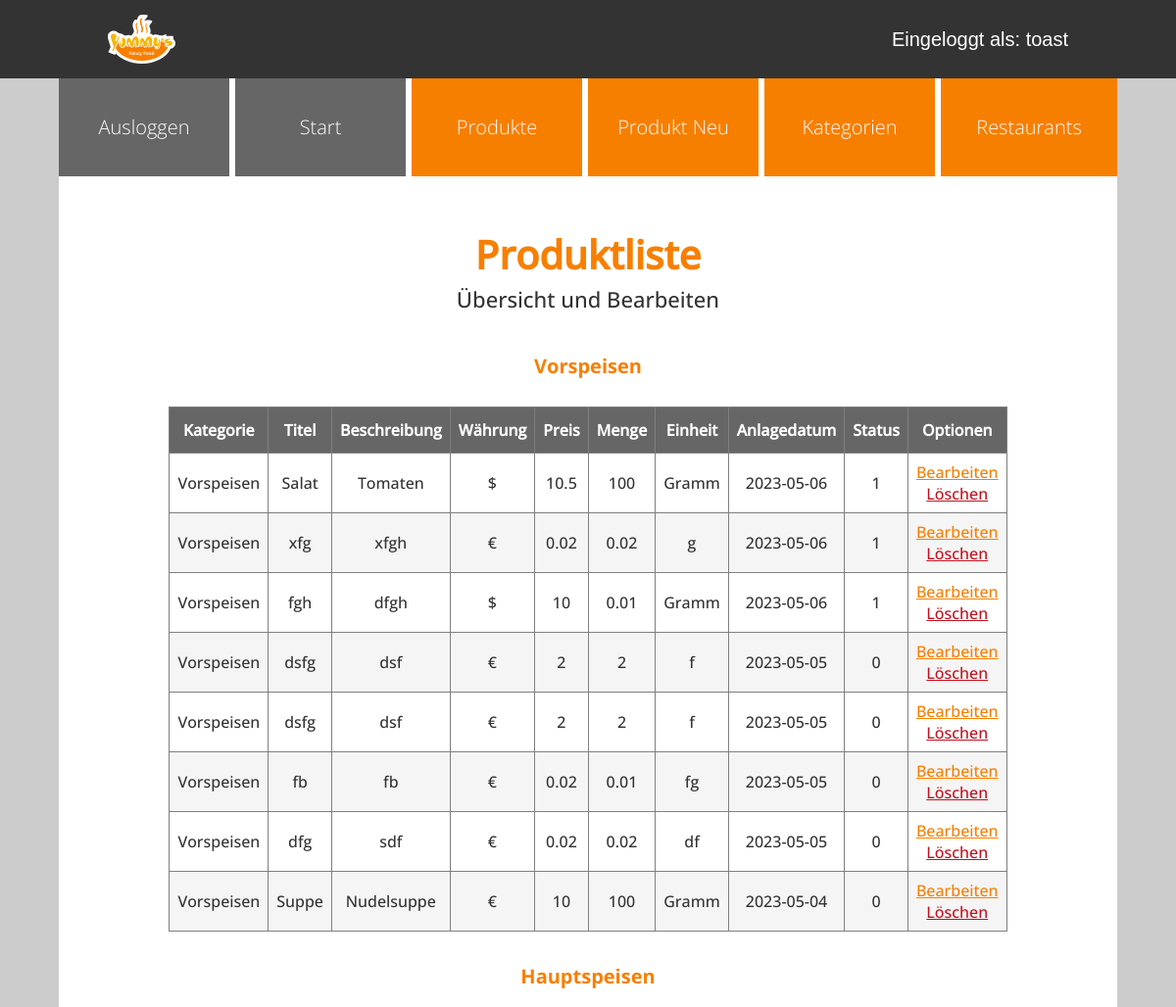
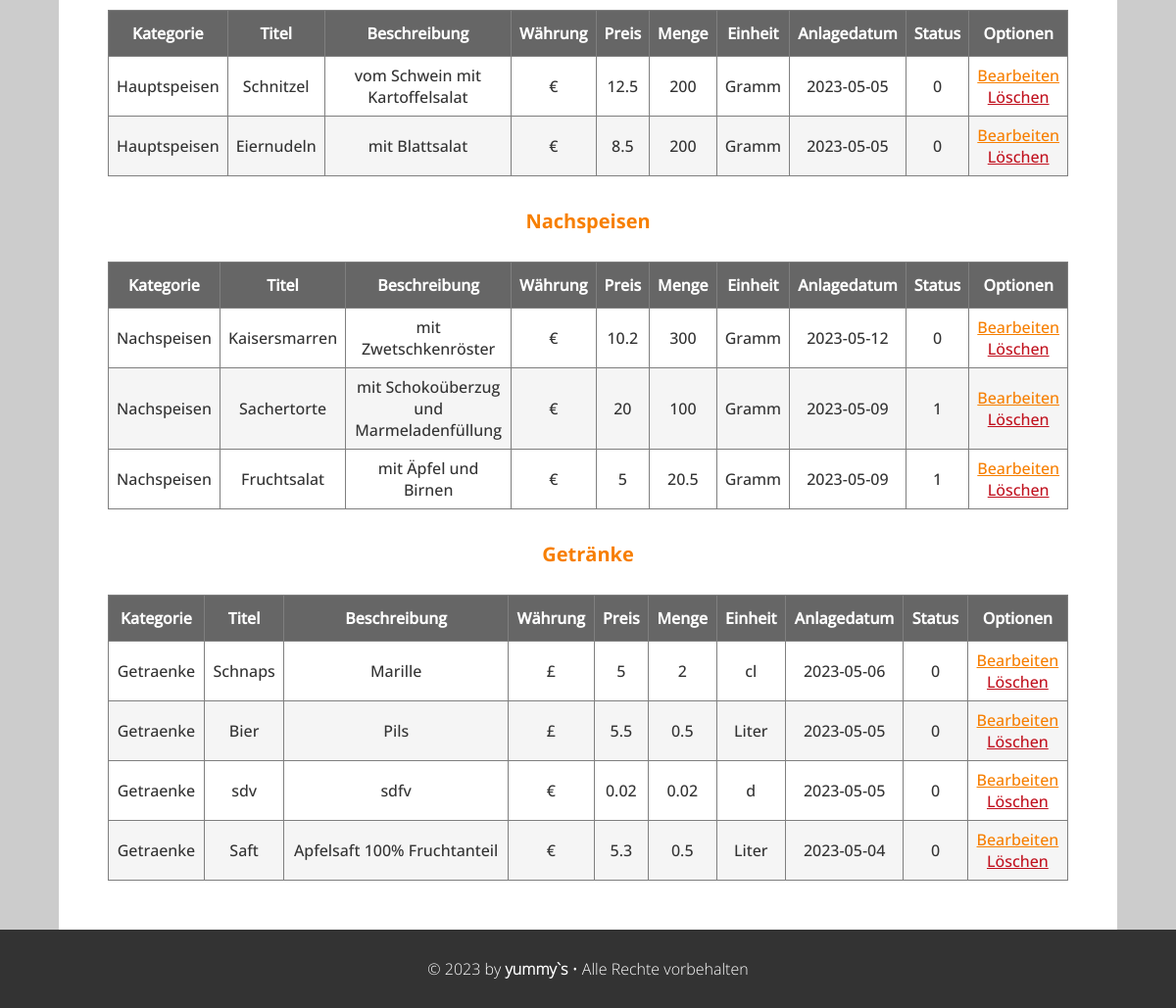
/admin/produkt_liste.php (signed in), run on an earlier commit of the app's database (2 pictures, top to bottom).
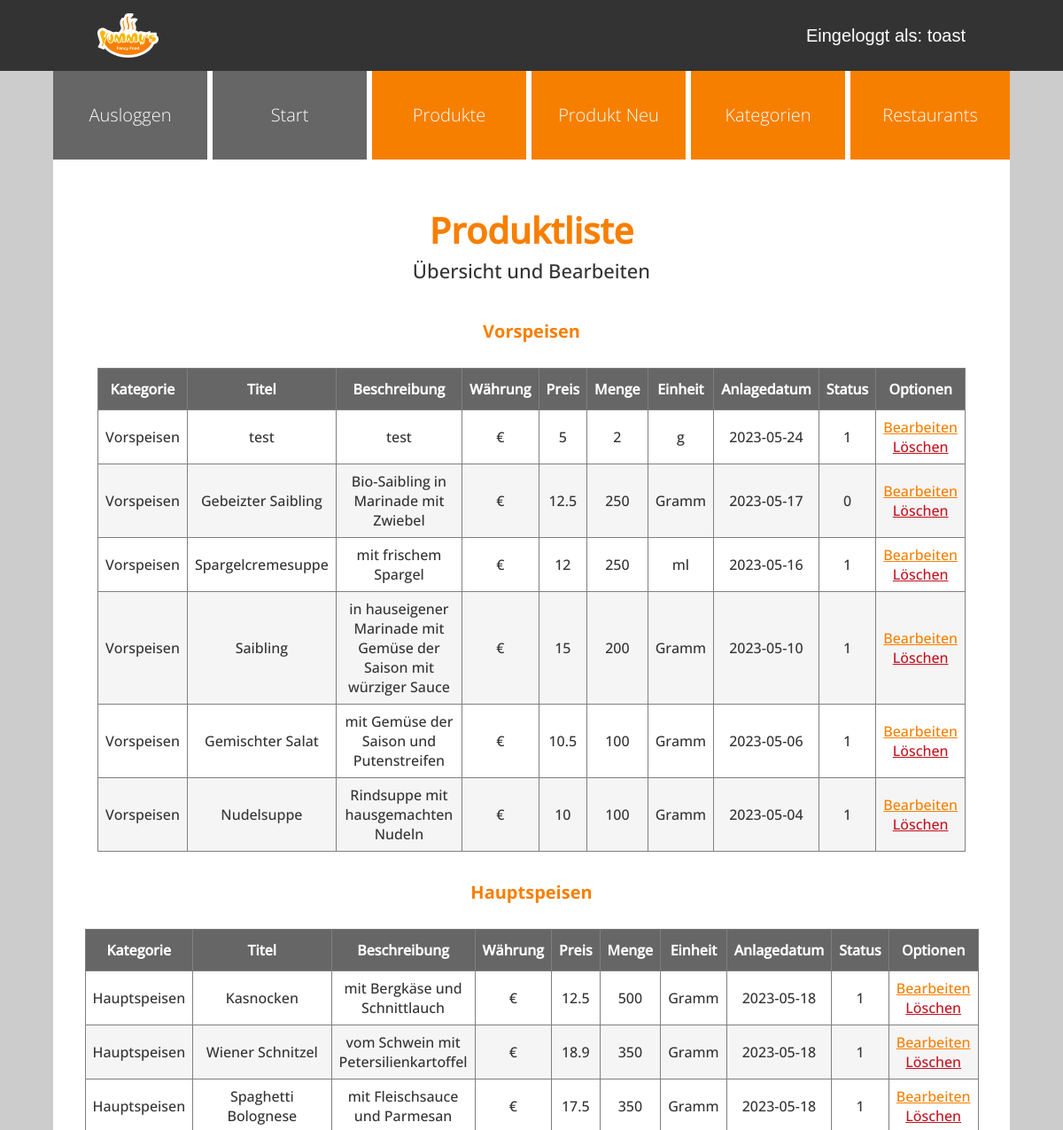
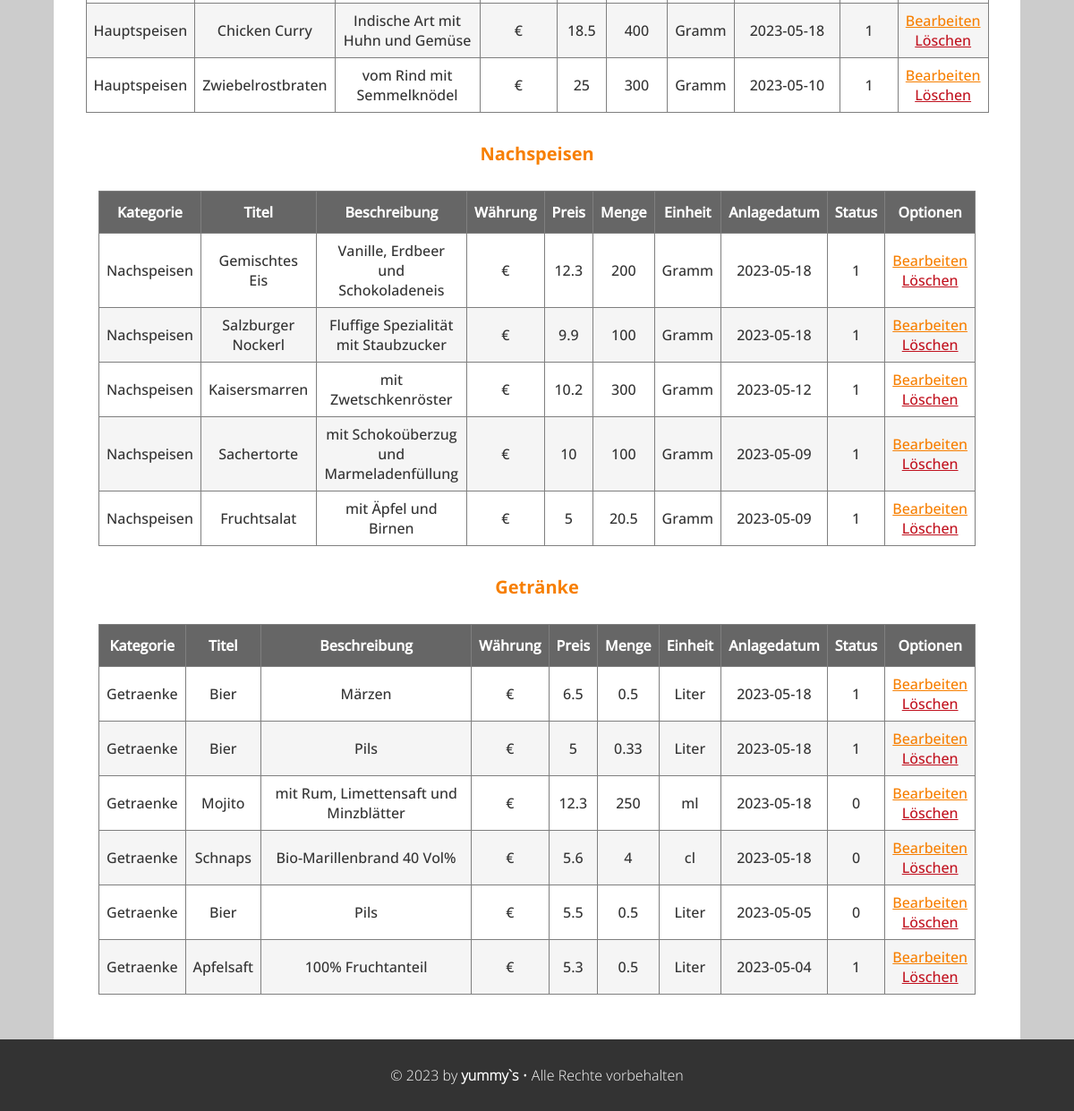
And on a later commit of the database (2 pictures, top to bottom).
### tables this page shows
CREATE TABLE `produkte` (
  `id` int(10) UNSIGNED NOT NULL,
  `titel` varchar(200) NOT NULL,
  `beschreibung` text NOT NULL,
  `waehrung` varchar(10) NOT NULL,
  `preis` float UNSIGNED NOT NULL,
  `menge` float UNSIGNED NOT NULL,
  `einheit` varchar(50) NOT NULL,
  `anlagedatum` date NOT NULL,
  `aenderungsdatum` date DEFAULT NULL,
  `aktiv` tinyint(1) DEFAULT 0,
  `kategorie_id` int(10) UNSIGNED NOT NULL,
  `restaurant_id` int(10) UNSIGNED DEFAULT NULL,
  `benutzer_id` int(10) UNSIGNED DEFAULT NULL
);

CREATE TABLE `kategorien` (
  `id` int(10) UNSIGNED NOT NULL,
  `bezeichnung` varchar(200) NOT NULL
);

### admin/setup.php (called while the page is built, shortened)
<?php
spl_autoload_register(
    function (string $klasse) {
        $prefix = "WIFI\\JUMMY\\";
        $basis = __DIR__ . "/Klassen/";
        $laenge = strlen($prefix);
        $relativ = substr($klasse, $laenge);
        $datei = $basis . str_replace("\\", "/", $relativ) . ".php";
    }
);

### admin/Klassen/Mysql.php (called while the page is built, shortened)
<?php
class Mysql
{
    private static ?Mysql $instanz = null;
    public static function getInstanz(): Mysql
    {
        if (!self::$instanz) {
            self::$instanz = new Mysql();
        }
        return self::$instanz;
    }
    private \mysqli $db;
    private function verbinden(): void
    {
        $this->db = new \mysqli(MYSQL_HOST, MYSQL_USER, MYSQL_PASSWORT, MYSQL_DATENBANK);
        $this->db->set_charset("utf8");
    }
    public function escape(string $wert): string
    {
        return $this->db->real_escape_string($wert);
    }
    public function query(string $sqlBefehl): \mysqli_result|bool
    {
        $result = $this->db->query($sqlBefehl);
        return $result;
    }
}

### admin/Klassen/Speisen/Produkte.php (called while the page is built, shortened)
<?php
class Produkte
{
    public function alleProdukteVs(): array
    {
        $db = Mysql::getInstanz();
        $produkteGesamtVs = array();
        $result = $db->query("SELECT * FROM produkte WHERE kategorie_id = 1 ORDER BY anlagedatum DESC");
        while ($row = $result->fetch_assoc()) {
            $produkteGesamtVs[] = new Produkt($row);
        }
        return $produkteGesamtVs;
    }
    public function alleProdukteHs(): array
    {
        $db = Mysql::getInstanz();
        $produkteGesamtHs = array();
        $result = $db->query("SELECT * FROM produkte WHERE kategorie_id = 2 ORDER BY anlagedatum DESC");
        while ($row = $result->fetch_assoc()) {
            $produkteGesamtHs[] = new Produkt($row);
        }
        return $produkteGesamtHs;
    }
    public function alleProdukteNs(): array
    {
        $db = Mysql::getInstanz();
        $produkteGesamtNs = array();
        $result = $db->query("SELECT * FROM produkte WHERE kategorie_id = 3 ORDER BY anlagedatum DESC");
        while ($row = $result->fetch_assoc()) {
            $produkteGesamtNs[] = new Produkt($row);
        }
        return $produkteGesamtNs;
    }
    public function alleProdukteGe(): array
    {
        $db = Mysql::getInstanz();
        $produkteGesamtGe = array();
        $result = $db->query("SELECT * FROM produkte WHERE kategorie_id = 4 ORDER BY anlagedatum DESC");
        while ($row = $result->fetch_assoc()) {
            $produkteGesamtGe[] = new Produkt($row);
        }
        return $produkteGesamtGe;
    }
}

### admin/Klassen/Speisen/DbRow/DbRowAbstract.php (called while the page is built, shortened)
<?php
abstract class DbRowAbstract
{
    protected string $tabelle;
    private array $daten = array();
    public function __construct(int|array $idOderDaten)
    {
        if (is_int($idOderDaten)) {
            $db = Mysql::getInstanz();
            $sqlId = $db->escape($idOderDaten);
            $result = $db->query("SELECT * FROM {$this->tabelle} WHERE id = '{$sqlId}'");
            $this->daten = $result->fetch_assoc();
        } else {
            $this->daten = $idOderDaten;
        }
    }
    public function __get(string $eigenschaft): mixed
    {
        return $this->daten[$eigenschaft];
    }
}

### admin/Klassen/Speisen/DbRow/Produkt.php (called while the page is built, shortened)
<?php
class Produkt extends DbRowAbstract
{
    public function kategorie(): Kategorie
    {
        return new Kategorie($this->kategorie_id);
    }
}

### admin/produkt_liste.php (the view, shortened to what this page needs)
<?php
include "setup.php";
include "kopf.php";
?>
<div id="admin-toptext">
    <h2 id="admin-headline">Produktliste</h2>
    <aside id="admin-subline">Übersicht und Bearbeiten</aside>
</div>
<?php
echo "<div class='table-headline'>Vorspeisen</div>";
echo "<br>";
echo "<div style='overflow-x: auto;'>";
echo "<table class='table-admin'>";
echo "<thead>";
echo "<th>Kategorie</th>";
echo "<th>Titel</th>";
echo "<th>Beschreibung</th>";
echo "<th>Währung</th>";
echo "<th>Preis</th>";
echo "<th>Menge</th>";
echo "<th>Einheit</th>";
echo "<th>Anlagedatum</th>";
echo "<th>Status</th>";
echo "<th>Optionen</th>";
echo "</thead>";
echo "<tbody>";
$produkteVs = new Produkte();
$alleProdukteVs = $produkteVs->alleProdukteVs();
foreach ($alleProdukteVs as $vorspeise) {
    echo "<tr>";
    echo "<td>" . $vorspeise->kategorie()->bezeichnung . "</td>";
    echo "<td>" . $vorspeise->titel . "</td>";
    echo "<td>" . $vorspeise->beschreibung . "</td>";
    echo "<td>" . $vorspeise->waehrung . "</td>";
    echo "<td>" . $vorspeise->preis . "</td>";
    echo "<td>" . $vorspeise->menge . "</td>";
    echo "<td>" . $vorspeise->einheit . "</td>";
    echo "<td>" . $vorspeise->anlagedatum . "</td>";
    echo "<td>" . $vorspeise->aktiv . "</td>";
    echo "<td>" . "<a href='produkt_bearbeiten.php?id={$vorspeise->id}'>Bearbeiten</a>" . "<br>"
        . "<a href='produkt_loeschen.php?id={$vorspeise->id}'>Löschen</a>" . "</td>";
    echo "</tr>";
}
echo "</tbody>";
echo "</table>";
echo "</div>";
echo "<div class='table-headline'>Hauptspeisen</div>";
echo "<br>";
echo "<table class='table-admin'>";
echo "<thead>";
echo "<th>Kategorie</th>";
echo "<th>Titel</th>";
echo "<th>Beschreibung</th>";
echo "<th>Währung</th>";
echo "<th>Preis</th>";
echo "<th>Menge</th>";
echo "<th>Einheit</th>";
echo "<th>Anlagedatum</th>";
echo "<th>Status</th>";
echo "<th>Optionen</th>";
echo "</thead>";
echo "<tbody>";
$produkteHs = new Produkte();
$alleProdukteHs = $produkteHs->alleProdukteHs();
foreach ($alleProdukteHs as $hauptspeise) {
    echo "<tr>";
    echo "<td>" . $hauptspeise->kategorie()->bezeichnung . "</td>";
    echo "<td>" . $hauptspeise->titel . "</td>";
    echo "<td>" . $hauptspeise->beschreibung . "</td>";
    echo "<td>" . $hauptspeise->waehrung . "</td>";
    echo "<td>" . $hauptspeise->preis . "</td>";
    echo "<td>" . $hauptspeise->menge . "</td>";
    echo "<td>" . $hauptspeise->einheit . "</td>";
    echo "<td>" . $hauptspeise->anlagedatum . "</td>";
    echo "<td>" . $hauptspeise->aktiv . "</td>";
    echo "<td>" . "<a href='produkt_bearbeiten.php?id={$hauptspeise->id}'>Bearbeiten</a>" . "<br>"
        . "<a href='produkt_loeschen.php?id={$hauptspeise->id}'>Löschen</a>" . "</td>";
    echo "</tr>";
}
echo "</tbody>";
echo "</table>";
echo "<div class='table-headline'>Nachspeisen</div>";
echo "<br>";
echo "<table class='table-admin'>";
echo "<thead>";
echo "<th>Kategorie</th>";
echo "<th>Titel</th>";
echo "<th>Beschreibung</th>";
echo "<th>Währung</th>";
echo "<th>Preis</th>";
echo "<th>Menge</th>";
echo "<th>Einheit</th>";
echo "<th>Anlagedatum</th>";
echo "<th>Status</th>";
echo "<th>Optionen</th>";
echo "</thead>";
echo "<tbody>";
$produkteNs = new Produkte();
$alleProdukteNs = $produkteNs->alleProdukteNs();
foreach ($alleProdukteNs as $nachtspeise) {
    echo "<tr>";
    echo "<td>" . $nachtspeise->kategorie()->bezeichnung . "</td>";
    echo "<td>" . $nachtspeise->titel . "</td>";
    echo "<td>" . $nachtspeise->beschreibung . "</td>";
    echo "<td>" . $nachtspeise->waehrung . "</td>";
    echo "<td>" . $nachtspeise->preis . "</td>";
    echo "<td>" . $nachtspeise->menge . "</td>";
    echo "<td>" . $nachtspeise->einheit . "</td>";
    echo "<td>" . $nachtspeise->anlagedatum . "</td>";
    echo "<td>" . $nachtspeise->aktiv . "</td>";
    echo "<td>" . "<a href='produkt_bearbeiten.php?id={$nachtspeise->id}'>Bearbeiten</a>" . "<br>"
        . "<a class='table-delete', href='produkt_loeschen.php?id={$nachtspeise->id}'>Löschen</a>" . "</td>";
    echo "</tr>";
}
echo "</tbody>";
echo "</table>";
echo "<div class='table-headline'>Getränke</div>";
echo "<br>";
echo "<table class='table-admin'>";
echo "<thead>";
echo "<th>Kategorie</th>";
echo "<th>Titel</th>";
echo "<th>Beschreibung</th>";
echo "<th>Währung</th>";
echo "<th>Preis</th>";
echo "<th>Menge</th>";
echo "<th>Einheit</th>";
echo "<th>Anlagedatum</th>";
echo "<th>Status</th>";
echo "<th>Optionen</th>";
echo "</thead>";
echo "<tbody>";
$produkteGe = new Produkte();
$alleProdukteGe = $produkteGe->alleProdukteGe();
foreach ($alleProdukteGe as $getraenk) {
    echo "<tr>";
    echo "<td>" . $getraenk->kategorie()->bezeichnung . "</td>";
    echo "<td>" . $getraenk->titel . "</td>";
    echo "<td>" . $getraenk->beschreibung . "</td>";
    echo "<td>" . $getraenk->waehrung . "</td>";
    echo "<td>" . $getraenk->preis . "</td>";
    echo "<td>" . $getraenk->menge . "</td>";
    echo "<td>" . $getraenk->einheit . "</td>";
    echo "<td>" . $getraenk->anlagedatum . "</td>";
    echo "<td>" . $getraenk->aktiv . "</td>";
    echo "<td>" . "<a href='produkt_bearbeiten.php?id={$getraenk->id}'>Bearbeiten</a>" . "<br>"
        . "<a href='produkt_loeschen.php?id={$getraenk->id}'>Löschen</a>" . "</td>";
    echo "</tr>";
}
echo "</tbody>";
echo "</table>";
include "fuss.php";

### admin/kopf.php (shortened to what this page needs)
<!DOCTYPE html>
<html lang="de">
<head>
    <link rel="stylesheet" href="../css/admin-base.css">
    <link rel="stylesheet" href="../css/admin-content.css">
</head>
<body>
    <header>
        <div id="admin-header">
            <div class="admin-header-container">
                <img src="../img/yummy_rz.svg" alt="logo-yummys" id="yummy-logo-src">
                <p id="login-info-text"><?php echo "Eingeloggt als: " . $_SESSION["benutzername"]; ?></p>
            </div>
        </div>
    </header>
    <div class="admin-main-wrapper">
        <nav class="top-nav" id="top-nav">
            <ul id="top-nav-ul">
                <li> <a class="base-li-a" href="logout.php">Ausloggen</a> </li>
                <li> <a class="base-li-a" href="index.php">Start</a> </li>
                <li> <a class="main-li-a" href="produkt_liste.php">Produkte</a> </li>
                <li> <a class="main-li-a" href="produkt_neu.php">Produkt Neu</a> </li>
                <li> <a class="main-li-a" href="kategorie_liste.php">Kategorien</a> </li>
                <li> <a class="main-li-a" href="restaurant_liste.php">Restaurants</a> </li>
            </ul>
        </nav>
        <main>
            <div class="admin-inner-wrapper">

### admin/fuss.php (shortened to what this page needs)
</div>
</main>
</div>
<footer>
    <div id="admin-footer-end">
        <aside id="admin-footer-end-text">&copy; 2023 by <a href="#"><b>yummy`s</b></a> &bull; Alle Rechte
            vorbehalten</aside>
    </div>
</footer>
</body>
</html>

### css/admin-content.css (style rules this page uses)
:root { --white: #fff; --black: #000; --grey-extra-light: #f5f5f5; --grey-light: #ccc; --grey-medium: #7f7f7f; --grey-dark: #666; --grey-slate: #708090; --grey-extra-dark: #333; --soft-blue-light: #a8dadc; --soft-blue: #457b9d; --soft-blue-dark: #334a6b; --soft-blue-extra-dark: #1d3557; --soft-green-extra-light: #cbddab; --soft-green-light: #a3b18a; --soft-green: #588157; --soft-green-dark: #3a5a40; --soft-green-extra-dark: #344e41; --soft-red: #d62828; --soft-red-dark: #c1121f; --soft-red-extra-dark: #780000; --soft-orange-extra-light: #fee8bd; --soft-orange-light: #fcbf49; --soft-orange: #F77F00; --soft-orange-dark: #944d00; --soft-yellow-light: #ffdd00; --soft-yellow: #ffc300; --soft-beige: #EAE2B7; }
html, body { margin: 0; padding: 0; font-size: 100%; background-color: var(--grey-light); }
* { box-sizing: border-box; }
.table-headline { font-family: "OpenSans-Bold", Arial, Helvetica, sans-serif; font-size: 20px; color: var(--soft-orange); margin-bottom: 10px; }
.table-admin { font-family: "OpenSans-Medium", Arial, Helvetica, sans-serif; color: var(--grey-extra-dark); border-collapse: collapse; width: 100%; }
.table-admin td, .table-admin th { border: 1px solid var(--grey-medium); text-align: center; padding: 8px; }
.table-admin th { padding-top: 12px; padding-bottom: 12px; background-color: var(--grey-dark); color: white; }
.table-admin tr:nth-child(even) { background-color: var(--grey-extra-light); }
.table-admin a { text-decoration: underline; color: var(--soft-red-dark); }
.table-admin a:nth-child(1) { text-decoration: underline; color: var(--soft-orange); }

What changed in the data, as far as the page shows it:
removed produkte: kategorie.bezeichnung "Vorspeisen", titel "xfg", beschreibung "xfgh", waehrung "€", preis "0.02", menge "0.02", einheit "g", anlagedatum "2023-05-06", aktiv "1", shown under "Produktliste"
removed produkte: kategorie.bezeichnung "Vorspeisen", titel "fgh", beschreibung "dfgh", waehrung "$", preis "10", menge "0.01", einheit "Gramm", anlagedatum "2023-05-06", aktiv "1", shown under "Produktliste"
removed produkte: kategorie.bezeichnung "Vorspeisen", titel "dsfg", beschreibung "dsf", waehrung "€", preis "2", menge "2", einheit "f", anlagedatum "2023-05-05", aktiv "0", shown under "Produktliste"
removed produkte: kategorie.bezeichnung "Vorspeisen", titel "fb", beschreibung "fb", waehrung "€", preis "0.02", menge "0.01", einheit "fg", anlagedatum "2023-05-05", aktiv "0", shown under "Produktliste"
removed produkte: kategorie.bezeichnung "Vorspeisen", titel "dfg", beschreibung "sdf", waehrung "€", preis "0.02", menge "0.02", einheit "df", anlagedatum "2023-05-05", aktiv "0", shown under "Produktliste"
removed produkte: kategorie.bezeichnung "Hauptspeisen", titel "Schnitzel", beschreibung "vom Schwein mit Kartoffelsalat", waehrung "€", preis "12.5", menge "200", einheit "Gramm", anlagedatum "2023-05-05", aktiv "0"
removed produkte: kategorie.bezeichnung "Hauptspeisen", titel "Eiernudeln", beschreibung "mit Blattsalat", waehrung "€", preis "8.5", menge "200", einheit "Gramm", anlagedatum "2023-05-05", aktiv "0"
removed produkte: kategorie.bezeichnung "Getraenke", titel "Schnaps", beschreibung "Marille", waehrung "£", preis "5", menge "2", einheit "cl", anlagedatum "2023-05-06", aktiv "0"
removed produkte: kategorie.bezeichnung "Getraenke", titel "sdv", beschreibung "sdfv", waehrung "€", preis "0.02", menge "0.02", einheit "d", anlagedatum "2023-05-05", aktiv "0"
added produkte: kategorie.bezeichnung "Vorspeisen", titel "test", beschreibung "test", waehrung "€", preis "5", menge "2", einheit "g", anlagedatum "2023-05-24", aktiv "1", shown under "Produktliste"
added produkte: kategorie.bezeichnung "Vorspeisen", titel "Gebeizter Saibling", beschreibung "Bio-Saibling in Marinade mit Zwiebel", waehrung "€", preis "12.5", menge "250", einheit "Gramm", anlagedatum "2023-05-17", aktiv "0", shown under "Produktliste"
added produkte: kategorie.bezeichnung "Vorspeisen", titel "Spargelcremesuppe", beschreibung "mit frischem Spargel", waehrung "€", preis "12", menge "250", einheit "ml", anlagedatum "2023-05-16", aktiv "1", shown under "Produktliste"
changed produkte: titel "dsfg" → "Saibling"; beschreibung "dsf" → "in hauseigener Marinade mit Gemüse der Saison mit würziger Sauce"; preis "2" → "15"; menge "2" → "200"; einheit "f" → "Gramm"; anlagedatum "2023-05-05" → "2023-05-10"; aktiv "0" → "1"; moves up the list
changed produkte: titel "Salat" → "Gemischter Salat"; beschreibung "Tomaten" → "mit Gemüse der Saison und Putenstreifen"; waehrung "$" → "€"
changed produkte "Nudelsuppe": titel "Suppe" → "Nudelsuppe"; beschreibung "Nudelsuppe" → "Rindsuppe mit hausgemachten Nudeln"; aktiv "0" → "1"
added produkte: kategorie.bezeichnung "Hauptspeisen", titel "Kasnocken", beschreibung "mit Bergkäse und Schnittlauch", waehrung "€", preis "12.5", menge "500", einheit "Gramm", anlagedatum "2023-05-18", aktiv "1"
added produkte: kategorie.bezeichnung "Hauptspeisen", titel "Wiener Schnitzel", beschreibung "vom Schwein mit Petersilienkartoffel", waehrung "€", preis "18.9", menge "350", einheit "Gramm", anlagedatum "2023-05-18", aktiv "1"
added produkte: kategorie.bezeichnung "Hauptspeisen", titel "Spaghetti Bolognese", beschreibung "mit Fleischsauce und Parmesan", waehrung "€", preis "17.5", menge "350", einheit "Gramm", anlagedatum "2023-05-18", aktiv "1"
added produkte: kategorie.bezeichnung "Hauptspeisen", titel "Chicken Curry", beschreibung "Indische Art mit Huhn und Gemüse", waehrung "€", preis "18.5", menge "400", einheit "Gramm", anlagedatum "2023-05-18", aktiv "1"
added produkte: kategorie.bezeichnung "Hauptspeisen", titel "Zwiebelrostbraten", beschreibung "vom Rind mit Semmelknödel", waehrung "€", preis "25", menge "300", einheit "Gramm", anlagedatum "2023-05-10", aktiv "1"
added produkte: kategorie.bezeichnung "Nachspeisen", titel "Gemischtes Eis", beschreibung "Vanille, Erdbeer und Schokoladeneis", waehrung "€", preis "12.3", menge "200", einheit "Gramm", anlagedatum "2023-05-18", aktiv "1"
added produkte: kategorie.bezeichnung "Nachspeisen", titel "Salzburger Nockerl", beschreibung "Fluffige Spezialität mit Staubzucker", waehrung "€", preis "9.9", menge "100", einheit "Gramm", anlagedatum "2023-05-18", aktiv "1"
changed produkte "Kaisersmarren": aktiv "0" → "1"
changed produkte "Sachertorte": preis "20" → "10"
added produkte: kategorie.bezeichnung "Getraenke", titel "Bier", beschreibung "Märzen", waehrung "€", preis "6.5", menge "0.5", einheit "Liter", anlagedatum "2023-05-18", aktiv "1"
added produkte: kategorie.bezeichnung "Getraenke", titel "Bier", beschreibung "Pils", waehrung "€", preis "5", menge "0.33", einheit "Liter", anlagedatum "2023-05-18", aktiv "1"
added produkte: kategorie.bezeichnung "Getraenke", titel "Mojito", beschreibung "mit Rum, Limettensaft und Minzblätter", waehrung "€", preis "12.3", menge "250", einheit "ml", anlagedatum "2023-05-18", aktiv "0"
added produkte: kategorie.bezeichnung "Getraenke", titel "Schnaps", beschreibung "Bio-Marillenbrand 40 Vol%", waehrung "€", preis "5.6", menge "4", einheit "cl", anlagedatum "2023-05-18", aktiv "0"
changed produkte (number 21 of 22 on the later page): waehrung "£" → "€"
changed produkte: titel "Saft" → "Apfelsaft"; beschreibung "Apfelsaft 100% Fruchtanteil" → "100% Fruchtanteil"; aktiv "0" → "1"
